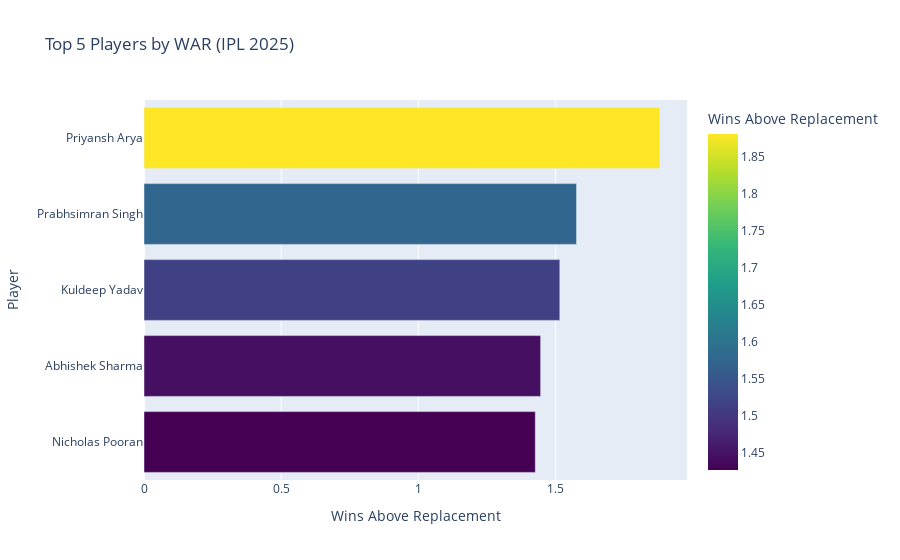

The cell this chart's notebook holds for it:
### Markdown cell above
## 2. The Foundation: Performance (cricWAR)

Before we talk money, we need to trust the performance numbers. We use **cricWAR (Wins Above Replacement)**.

### Why cricWAR?
Traditional stats (Runs, Wickets) are flawed because they ignore context. A run scored in the death overs is worth more than a run in the middle overs. A wicket of a top-order batter is worth more than a tailender.

**cricWAR** solves this by:
1.  **Ball-by-Ball Analysis**: Evaluating every single delivery.
2.  **Context Adjustment**: Adjusting for stadium size, pitch type, and match situation (Leverage).
3.  **Impact Measurement**: Quantifying how many *wins* a player added to their team compared to a replacement-level player.

Here are the Top 5 performers of IPL 2025 by WAR:

### Code cell
top_war = df.nlargest(5, 'total_WAR')
fig = px.bar(top_war, x='total_WAR', y='price_name', orientation='h', 
             title='Top 5 Players by WAR (IPL 2025)',
             labels={'total_WAR': 'Wins Above Replacement', 'price_name': 'Player'},
             color='total_WAR', color_continuous_scale='Viridis')
fig.update_layout(yaxis={'categoryorder':'total ascending'})
fig.show()

### Figure 1 — Plotly figure (JSON) as saved in the notebook; plotly's stock layout.template omitted (floating-point values rounded to 4 significant figures)
{"data": [{"hovertemplate": "Wins Above Replacement=%{marker.color}<br>Player=%{y}<extra></extra>", "legendgroup": "", "marker": {"color": [1.88, 1.577, 1.516, 1.446, 1.426], "coloraxis": "coloraxis", "pattern": {"shape": ""}}, "name": "", "orientation": "h", "showlegend": false, "textposition": "auto", "type": "bar", "x": [1.88, 1.577, 1.516, 1.446, 1.426], "xaxis": "x", "y": ["Priyansh Arya", "Prabhsimran Singh", "Kuldeep Yadav", "Abhishek Sharma", "Nicholas Pooran"], "yaxis": "y"}], "layout": {"barmode": "relative", "coloraxis": {"colorbar": {"title": {"text": "Wins Above Replacement"}}, "colorscale": [[0, "#440154"], [0.1111, "#482878"], [0.2222, "#3e4989"], [0.3333, "#31688e"], [0.4444, "#26828e"], [0.5556, "#1f9e89"], [0.6667, "#35b779"], [0.7778, "#6ece58"], [0.8889, "#b5de2b"], [1, "#fde725"]]}, "legend": {"tracegroupgap": 0}, "title": {"text": "Top 5 Players by WAR (IPL 2025)"}, "xaxis": {"anchor": "y", "domain": [0, 1], "title": {"text": "Wins Above Replacement"}}, "yaxis": {"anchor": "x", "categoryorder": "total ascending", "domain": [0, 1], "title": {"text": "Player"}}}}
